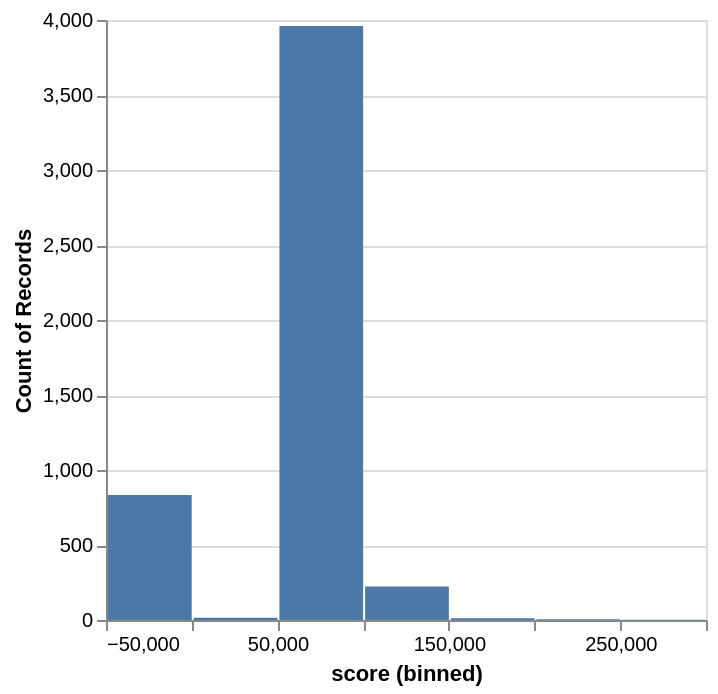

Notebook cell for this chart:
### Code cell
df_missing.group_by("subid").agg(pl.col.score.mean())["score"].plot.hist()

### Figure 1 — Vega specification as saved in the notebook (floating-point values rounded to 4 significant figures)
{"$schema": "https://vega.github.io/schema/vega/v6.json", "data": [{"name": "param_1e9efca18e7a2868_store"}, {"name": "source_0", "values": [{"__count": 3960, "bin_maxbins_10_score": 50000.0, "bin_maxbins_10_score_end": 100000.0}, {"__count": 834, "bin_maxbins_10_score": -50000.0, "bin_maxbins_10_score_end": 0.0}, {"__count": 15, "bin_maxbins_10_score": 0.0, "bin_maxbins_10_score_end": 50000.0}, {"__count": 224, "bin_maxbins_10_score": 100000.0, "bin_maxbins_10_score_end": 150000.0}, {"__count": 11, "bin_maxbins_10_score": 150000.0, "bin_maxbins_10_score_end": 200000.0}, {"__count": 1, "bin_maxbins_10_score": 250000.0, "bin_maxbins_10_score_end": 300000.0}, {"__count": 5, "bin_maxbins_10_score": 200000.0, "bin_maxbins_10_score_end": 250000.0}]}, {"name": "source_0_y_domain___count", "values": [{"min": 1, "max": 3960}]}], "signals": [{"name": "bin_maxbins_10_score_bins", "value": {"fields": ["score"], "fname": "bin_score", "start": -50000.0, "step": 50000.0, "stop": 300000.0}}, {"name": "unit", "value": {}, "on": [{"events": "pointermove", "update": "isTuple(group()) ? group() : unit"}]}, {"name": "param_1e9efca18e7a2868", "update": "vlSelectionResolve(\"param_1e9efca18e7a2868_store\", \"union\")"}, {"name": "param_1e9efca18e7a2868_score", "on": [{"events": [{"source": "view", "type": "dblclick"}], "update": "null"}, {"events": {"signal": "param_1e9efca18e7a2868_translate_delta"}, "update": "panLinear(param_1e9efca18e7a2868_translate_anchor.extent_x, -param_1e9efca18e7a2868_translate_delta.x / width)"}, {"events": {"signal": "param_1e9efca18e7a2868_zoom_delta"}, "update": "zoomLinear(domain(\"x\"), param_1e9efca18e7a2868_zoom_anchor.x, param_1e9efca18e7a2868_zoom_delta)"}]}, {"name": "param_1e9efca18e7a2868_tuple", "on": [{"events": [{"signal": "param_1e9efca18e7a2868_score"}], "update": "param_1e9efca18e7a2868_score ? {unit: \"\", fields: param_1e9efca18e7a2868_tuple_fields, values: [param_1e9efca18e7a2868_score]} : null"}]}, {"name": "param_1e9efca18e7a2868_tuple_fields", "value": [{"field": "score", "channel": "x", "type": "R"}]}, {"name": "param_1e9efca18e7a2868_translate_anchor", "value": {}, "on": [{"events": [{"source": "scope", "type": "pointerdown"}], "update": "{x: x(unit), y: y(unit), extent_x: domain(\"x\")}"}]}, {"name": "param_1e9efca18e7a2868_translate_delta", "value": {}, "on": [{"events": [{"source": "window", "between": [{"source": "scope", "type": "pointerdown"}, {"source": "window", "type": "pointerup"}], "consume": true, "type": "pointermove"}], "update": "{x: param_1e9efca18e7a2868_translate_anchor.x - x(unit), y: param_1e9efca18e7a2868_translate_anchor.y - y(unit)}"}]}, {"name": "param_1e9efca18e7a2868_zoom_anchor", "on": [{"events": [{"source": "scope", "type": "wheel", "consume": true}], "update": "{x: invert(\"x\", x(unit)), y: invert(\"y\", y(unit))}"}]}, {"name": "param_1e9efca18e7a2868_zoom_delta", "on": [{"events": [{"source": "scope", "consume": true, "type": "wheel"}], "update": "pow(1.001, event.deltaY * pow(16, event.deltaMode))", "force": true}]}, {"name": "param_1e9efca18e7a2868_modify", "on": [{"events": {"signal": "param_1e9efca18e7a2868_tuple"}, "update": "modify(\"param_1e9efca18e7a2868_store\", param_1e9efca18e7a2868_tuple, true)"}]}], "marks": [{"type": "rect", "name": "marks", "from": {"data": "source_0"}, "encode": {"update": {"x": {"field": "bin_maxbins_10_score_end", "scale": "x", "offset": {"signal": "0.5 + (abs(scale(\"x\", datum[\"bin_maxbins_10_score_end\"]) - scale(\"x\", datum[\"bin_maxbins_10_score\"])) < 0.25 ? 0.5 * (0.25 - (abs(scale(\"x\", datum[\"bin_maxbins_10_score_end\"]) - scale(\"x\", datum[\"bin_maxbins_10_score\"])))) : -0.5)"}}, "y2": {"value": 0, "scale": "y"}, "x2": {"field": "bin_maxbins_10_score", "scale": "x", "offset": {"signal": "0.5 + (abs(scale(\"x\", datum[\"bin_maxbins_10_score_end\"]) - scale(\"x\", datum[\"bin_maxbins_10_score\"])) < 0.25 ? -0.5 * (0.25 - (abs(scale(\"x\", datum[\"bin_maxbins_10_score_end\"]) - scale(\"x\", datum[\"bin_maxbins_10_score\"])))) : 0.5)"}}, "tooltip": {"signal": "{\"score (binned)\": !isValid(datum[\"bin_maxbins_10_score\"]) || !isFinite(+datum[\"bin_maxbins_10_score\"]) ? \"null\" : format(datum[\"bin_maxbins_10_score\"], \"\") + \" – \" + format(datum[\"bin_maxbins_10_score_end\"], \"\"), \"Count of Records\": format(datum[\"__count\"], \"\")}"}, "fill": {"value": "#4c78a8"}, "y": {"field": "__count", "scale": "y"}}}, "interactive": true, "clip": true, "style": ["bar"]}], "scales": [{"name": "x", "type": "linear", "domain": {"signal": "[bin_maxbins_10_score_bins.start, bin_maxbins_10_score_bins.stop]"}, "range": [0, {"signal": "width"}], "bins": {"signal": "bin_maxbins_10_score_bins"}, "domainRaw": {"signal": "param_1e9efca18e7a2868[\"score\"]"}, "zero": false}, {"name": "y", "type": "linear", "domain": [{"signal": "(data(\"source_0_y_domain___count\")[0] || {}).min"}, {"signal": "(data(\"source_0_y_domain___count\")[0] || {}).max"}], "range": [{"signal": "height"}, 0], "nice": true, "zero": true}], "axes": [{"scale": "y", "tickCount": {"signal": "ceil(height/40)"}, "minExtent": 0, "zindex": 0, "ticks": false, "grid": true, "orient": "left", "domain": false, "labels": false, "aria": false, "maxExtent": 0, "gridScale": "x"}, {"scale": "x", "title": "score (binned)", "grid": false, "labelFlush": true, "orient": "bottom", "labelOverlap": true, "tickCount": {"signal": "ceil(width/10)"}, "zindex": 0}, {"scale": "y", "title": "Count of Records", "grid": false, "labelOverlap": true, "tickCount": {"signal": "ceil(height/40)"}, "zindex": 0, "orient": "left"}], "width": 300, "padding": 5, "height": 300, "background": "white", "style": "cell"}
